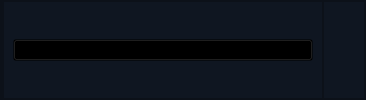
        <widget class="QFrame" name="header_frame">
         <property name="maximumSize">
          <size>
           <width>16777215</width>
           <height>16777215</height>
          </size>
         </property>
         <property name="styleSheet">
          <string notr="true">background-color: #0F1621;</string>
         </property>
         <property name="frameShape">
          <enum>QFrame::StyledPanel</enum>
         </property>
         <property name="frameShadow">
          <enum>QFrame::Raised</enum>
         </property>
         <layout class="QHBoxLayout" name="horizontalLayout_3">
          <property name="spacing">
           <number>0</number>
          </property>
          <property name="leftMargin">
           <number>0</number>
          </property>
          <property name="topMargin">
           <number>0</number>
          </property>
          <property name="rightMargin">
           <number>0</number>
          </property>
          <property name="bottomMargin">
           <number>0</number>
          </property>
          <item>
           <widget class="QFrame" name="frame_4">
            <property name="maximumSize">
             <size>
              <width>35</width>
              <height>16777215</height>
             </size>
            </property>
            <property name="frameShape">
             <enum>QFrame::StyledPanel</enum>
            </property>
            <property name="frameShadow">
             <enum>QFrame::Raised</enum>
            </property>
            <layout class="QVBoxLayout" name="verticalLayout_4">
             <property name="spacing">
              <number>0</number>
             </property>
             <property name="leftMargin">
              <number>0</number>
             </property>
             <property name="topMargin">
              <number>0</number>
             </property>
             <property name="rightMargin">
              <number>0</number>
             </property>
             <property name="bottomMargin">
              <number>0</number>
             </property>
            </layout>
           </widget>
          </item>
          <item>
           <widget class="QFrame" name="frame_3">
            <property name="minimumSize">
             <size>
              <width>320</width>
              <height>0</height>
             </size>
            </property>
            <property name="maximumSize">
             <size>
              <width>320</width>
              <height>320</height>
             </size>
            </property>
            <property name="frameShape">
             <enum>QFrame::StyledPanel</enum>
            </property>
            <property name="frameShadow">
             <enum>QFrame::Raised</enum>
            </property>
            <layout class="QHBoxLayout" name="horizontalLayout_2">
             <item>
              <widget class="QPushButton" name="btn_tumi">
               <property name="enabled">
                <bool>true</bool>
               </property>
               <property name="minimumSize">
                <size>
                 <width>300</width>
                 <height>0</height>
                </size>
               </property>
               <property name="maximumSize">
                <size>
                 <width>300</width>
                 <height>16777215</height>
                </size>
               </property>
               <property name="layoutDirection">
                <enum>Qt::LeftToRight</enum>
               </property>
               <property name="styleSheet">
                <string notr="true">background-color:transparent;</string>
               </property>
               <property name="text">
                <string/>
               </property>
               <property name="icon">
                <iconset>
                 <normaloff>imagenes/main-logo.svg</normaloff>imagenes/main-logo.svg</iconset>
               </property>
               <property name="iconSize">
                <size>
                 <width>200</width>
                 <height>70</height>
                </size>
               </property>
              </widget>
             </item>
            </layout>
           </widget>
          </item>
          <item alignment="Qt::AlignRight">
           <widget class="QFrame" name="frame_2">
            <property name="frameShape">
             <enum>QFrame::StyledPanel</enum>
            </property>
            <property name="frameShadow">
             <enum>QFrame::Raised</enum>
            </property>
            <layout class="QHBoxLayout" name="horizontalLayout_5">
             <property name="spacing">
              <number>0</number>
             </property>
             <property name="leftMargin">
              <number>0</number>
             </property>
             <property name="topMargin">
              <number>0</number>
             </property>
             <property name="rightMargin">
              <number>0</number>
             </property>
             <property name="bottomMargin">
              <number>0</number>
             </property>
             <item>
              <widget class="QPushButton" name="close_window_button">
               <property name="minimumSize">
                <size>
                 <width>40</width>
                 <height>60</height>
                </size>
               </property>
               <property name="styleSheet">
                <string notr="true">QPushButton {
	border: none;
	background-color: transparent;
	border-radius: 10px;
	color: rgb(255, 255, 255)
}

QPushButton:hover {
	border: none;
	background-color: rgb(255, 0, 0);
	border-radius: 10px;
	color: rgb(255, 255, 255)
}</string>
               </property>
               <property name="text">
                <string/>
               </property>
               <property name="icon">
                <iconset>
                 <normaloff>imagenes/close_logo.png</normaloff>imagenes/close_logo.png</iconset>
               </property>
               <property name="iconSize">
                <size>
                 <width>60</width>
                 <height>60</height>
                </size>
               </property>
              </widget>
             </item>
            </layout>
           </widget>
          </item>
         </layout>
        </widget>
